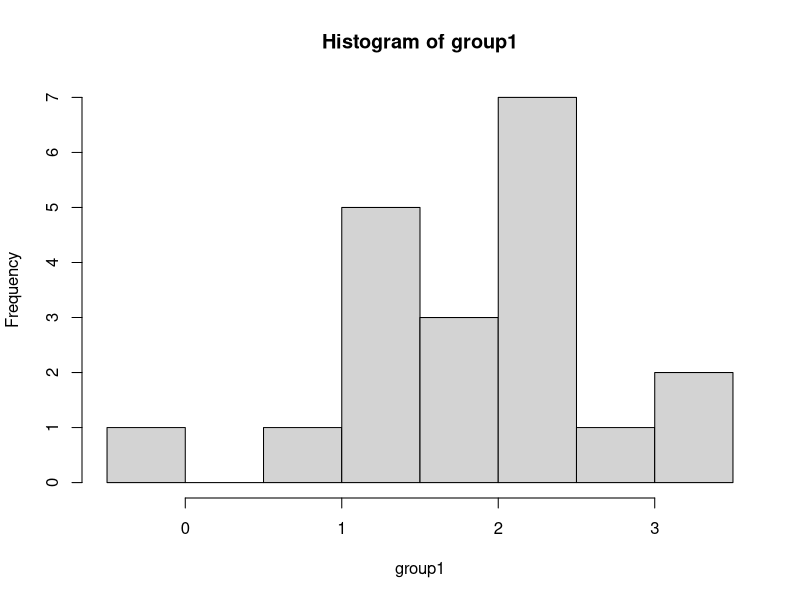
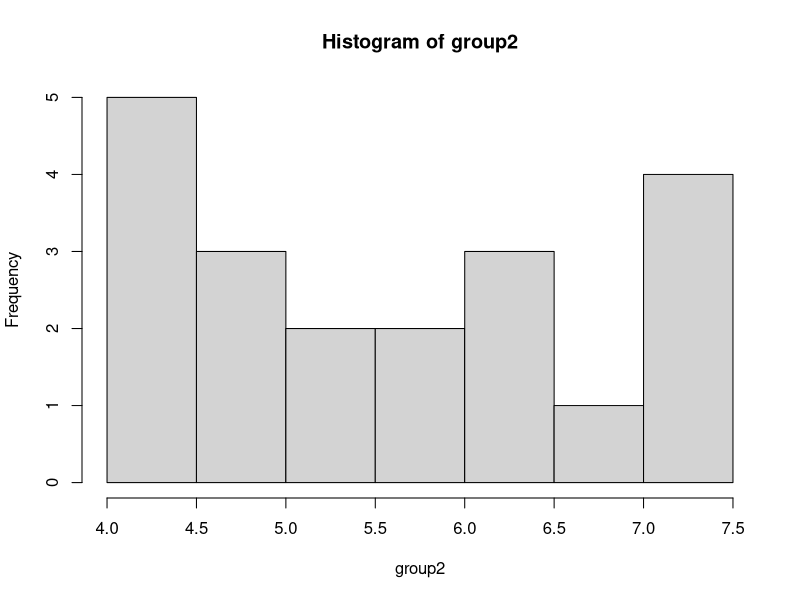
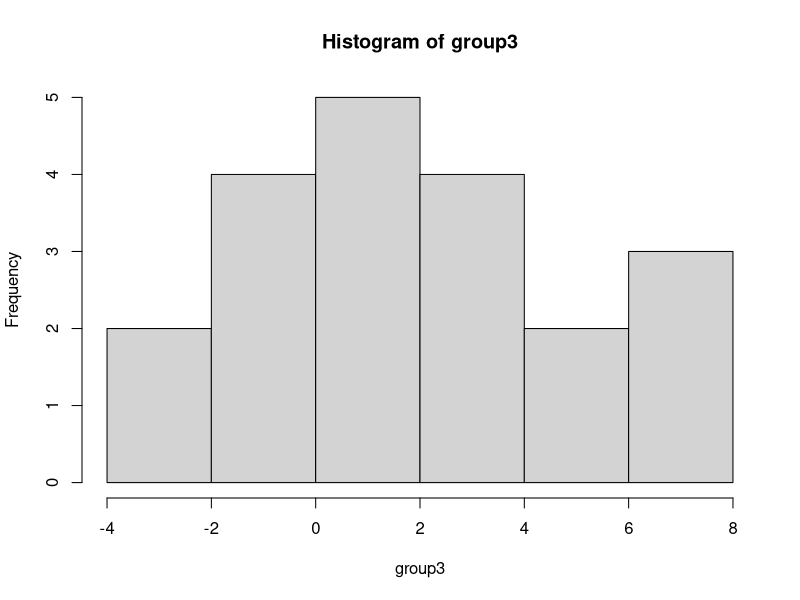
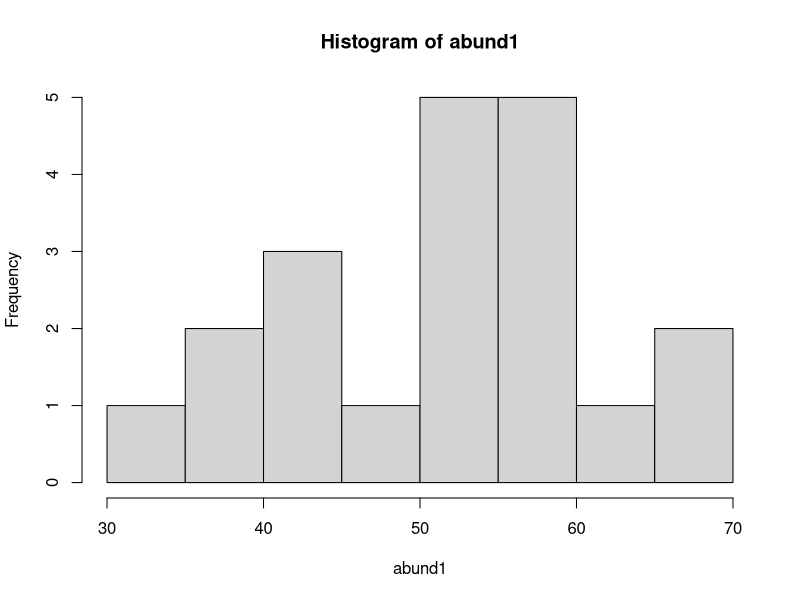
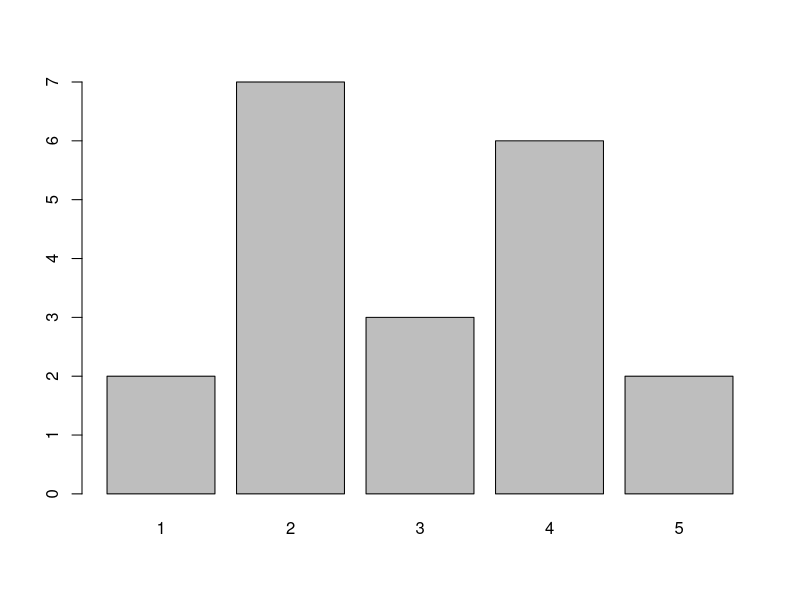
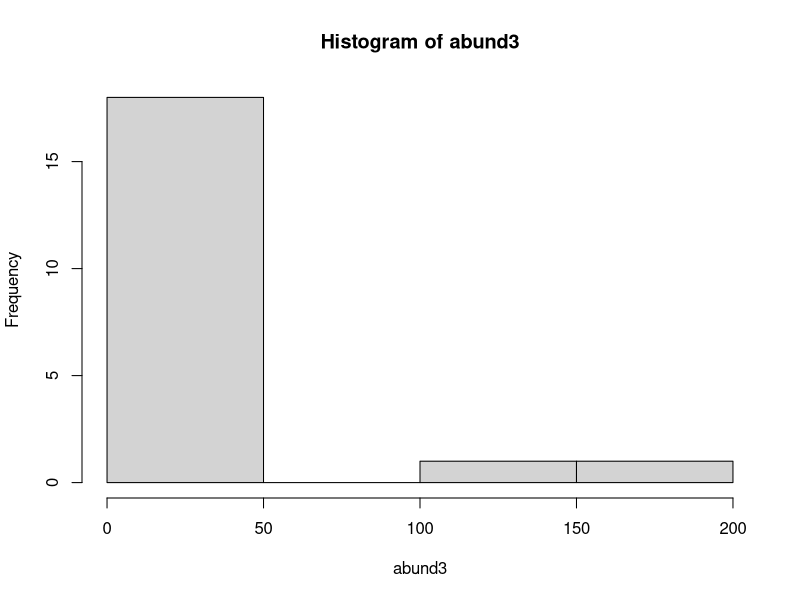

The R script that drew these images, in order:
# Lab 8 Tutorial: Data Sims
# 16 March 2022
# SKB

library(boot)

#------------------------------------------------------------------------------
# why simulate data?
# saves time: write parts of code before you have data
# baseline for comparisons: check assumptions in your data
# test new stats techniques

# Part 1
# start with grouped of data
# for t-tests or ANOVA

# simulate groups with 20 observations
group1 <- rnorm(n=20, mean=2, sd=1)
hist(group1)

# change some parameters
group2 <- rnorm(n=20, mean=5, sd=1)
group3 <- rnorm(n=20, mean=2, sd=3)
hist(group2)
hist(group3)

#------------------------------------------------------------------------------
# simulate data for a linear regression
# two continuous normal variables
# start simple: assume an intercept of zero
# call the slope bets1
# x is the predictor variable

# start with a constant slope
beta1 <- 1

# our predictor variable is normally distributed
x <- rnorm(n=20)

# linear model:
y <- beta1*x
y == x # check if model works as is should when slope = 1

# you can play with different slopes
beta1 <- 1.5
y <- beta1*x

# you can add an intercept
beta0 <- 2
y <- beta0 + beta1*x
y

# slope and intercept can be literature values for accuracy in simulations

#------------------------------------------------------------------------------

# Part 2: Abundance / count data

# Option 1: data are normal-ish
# use round() to remove decimals
abund1 <- round(rnorm(n=20, mean=50, sd=10))
hist(abund1)                

# Option 2: Poisson distribution
abund2 <- rpois(n=20, lambda=3) # lambda is expected number of counts
barplot(table(abund2)) # table tallies up the different numbers

# sometimes the environment affects counts (other impact, not random)
# to account for that, first create our lambdas
# then use lambdas to get counts

# use a regression to get initial values
pre.lambda <- beta0 + beta1*x
# inverse og to ensure lambda is positive
lambda <- exp(pre.lambda)

# use lambda to get counts
abund3 <- rpois(n=20, lambda=lambda)
hist(abund3)

#----------------------------------------------------------------------------
# Part 3: Occupancy, presence/absence data
# Option 1: getting probs from a beta distribution
probs <-rbeta(n=20, shape=1, shape2=1) # prob of success
occ1 <- rbinom(n=20, size=1, prob=probs) # 20 observation with one trial
print(occ1)

# Option 2: occupancy with a covariate
# similar to above, except we are generating probs, not lambdas

pre.probs <- beta0 + beta1*x
print(pre.probs)

# convert to 0-1 scale
psi <- inv.logit(pre.probs)

# create new occupancy data
occ2 <- rbinom(n=20, size=1, prob=psi)
print(occ2)

